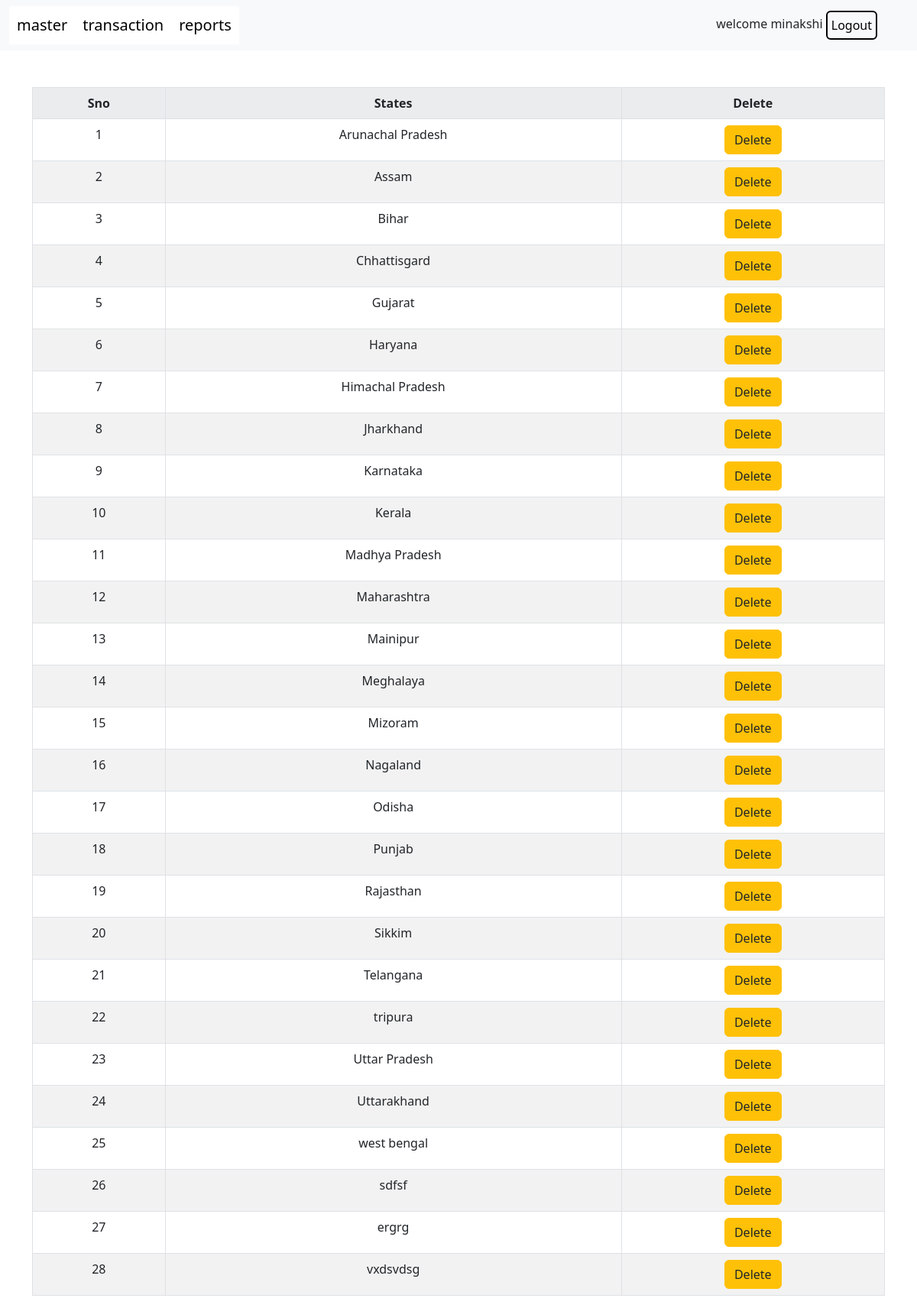
The app's page /state_master.php (signed in) with its own data.
### tables this page shows
CREATE TABLE IF NOT EXISTS `menu` (
  `id` int(11) NOT NULL AUTO_INCREMENT,
  `menu_name` varchar(255) NOT NULL,
  `menu_action` varchar(255) DEFAULT NULL,
  `parent_id` int(11) DEFAULT NULL,
  PRIMARY KEY (`id`)
);

CREATE TABLE IF NOT EXISTS `states` (
  `id` int(11) NOT NULL AUTO_INCREMENT,
  `states_name` varchar(255) NOT NULL,
  PRIMARY KEY (`id`)
);

### state_master.php (the view, shortened to what this page needs)
<!DOCTYPE html>
<html lang="en">
<head>
</head>
<body>
<?php
include 'navbar.php';
?>
   <form action="" method="POST">
    <div class="container">
 <div class="col-lg-12">
 <br><br>
 <table  id="tabledata" class=" table table-striped table-hover table-bordered">
 <tr class="bg-light text-dark text-center">
 <th> Sno</th>
  <th> States</th>
 <th> Delete</th>
  </tr>
   <?php
 include 'nav_config.php';
         $sql = "SELECT id, states_name from states";
         $result = mysqli_query($conn, $sql);
		$p=1;
           while ($res = mysqli_fetch_array($result))
            {
             ?>
          <tr class="text-center">
          <td> <?php echo $p; ?> </td>
          <td> <?php echo $res['states_name']; ?> </td>
		  <td> <button class="btn-warning btn"> <a href="state_process.php?mode=delete&id=<?php echo $res['id']; ?>" class="text-dark"> Delete </a> </button> </td>
          </tr>
        <?php
		$p++;
        }
        ?>
 </table>
 </div>
 </div>
 </form>
</body>
</html>

### navbar.php (shortened to what this page needs)
<!DOCTYPE html>
<html lang="en">
<head>
    <link rel="stylesheet" href="https://cdn.jsdelivr.net/npm/bootstrap@5.2.3/dist/css/bootstrap.min.css">
</head>
<body>
     <nav class="navbar navbar-expand-lg  bg-light">
        <div class="container-fluid">
            <div class="collapse navbar-collapse" id="navbarSupportedContent">
                <ul class="navbar-nav me-auto mb-2 mb-lg-0">
                    <?php
					include 'nav_config.php';
                    function getMenuItems($parent_id = 0)
                    {
                        global $conn;
                        $menuItems = [];
                        $sql = "SELECT * FROM menu WHERE parent_id = $parent_id";
                        $result = mysqli_query($conn, $sql);
                        while ($row = mysqli_fetch_assoc($result)) {
                            $row['children'] = getMenuItems($row['id']);
                            $menuItems[] = $row;
                        }
                        return $menuItems;
                    }
                    function generateMenu($items)
                    {
                        echo '<ul class="navbar-nav">';
                        foreach ($items as $item) {
                            echo '<li class="nav-item">';
                            echo '<a href="' . $item['menu_action'] . '">' . $item['menu_name'] . '</a>';
                            if (!empty($item['children'])) {
                                generateMenu($item['children']);
                            }
                            echo '</li>';
                        }
                        echo '</ul>';
                    }
                    $menuItems = getMenuItems();
                    generateMenu($menuItems);
                    ?>
                </ul>
            </div>
			<div class="welcome-msg"> <?php echo "welcome" . "  " . $_SESSION['username']; ?>
    <button class=" btn btn-light add" onclick="confirmLogout()"> Logout </button></div>
        </div>
    </nav>
</body>
</html>

### state_master.php (style rules this page uses)
button a { text-decoration:none; }

### navbar.php (style rules this page uses)
.navbar-nav { display: flex; align-items: center; list-style: none; margin: 0; padding: 0; background: white; }
.nav-item a { color:black; }
.navbar-nav li { position: relative; }
.navbar-nav li a { text-decoration: none; padding: 10px; color:black; font-size:20px; display: block; }
.add { margin-right:40px; color: black; padding: 5px; border: 2px solid black; }

### records on screen
menu: menu_name "master"
menu: menu_name "transaction"
menu: menu_name "reports"
states: states_name "Arunachal Pradesh"
states: states_name "Assam"
states: states_name "Bihar"
states: states_name "Chhattisgard"
states: states_name "Gujarat"
states: states_name "Haryana"
states: states_name "Himachal Pradesh"
states: states_name "Jharkhand"
states: states_name "Karnataka"
states: states_name "Kerala"
states: states_name "Madhya Pradesh"
states: states_name "Maharashtra"
states: states_name "Mainipur"
states: states_name "Meghalaya"
states: states_name "Mizoram"
states: states_name "Nagaland"
states: states_name "Odisha"
states: states_name "Punjab"
states: states_name "Rajasthan"
states: states_name "Sikkim"
states: states_name "Telangana"
states: states_name "tripura"
states: states_name "Uttar Pradesh"
states: states_name "Uttarakhand"
states: states_name "west bengal"
states: states_name "sdfsf"
states: states_name "ergrg"
states: states_name "vxdsvdsg"

### other values on screen
$_SESSION['username'] "minakshi"
